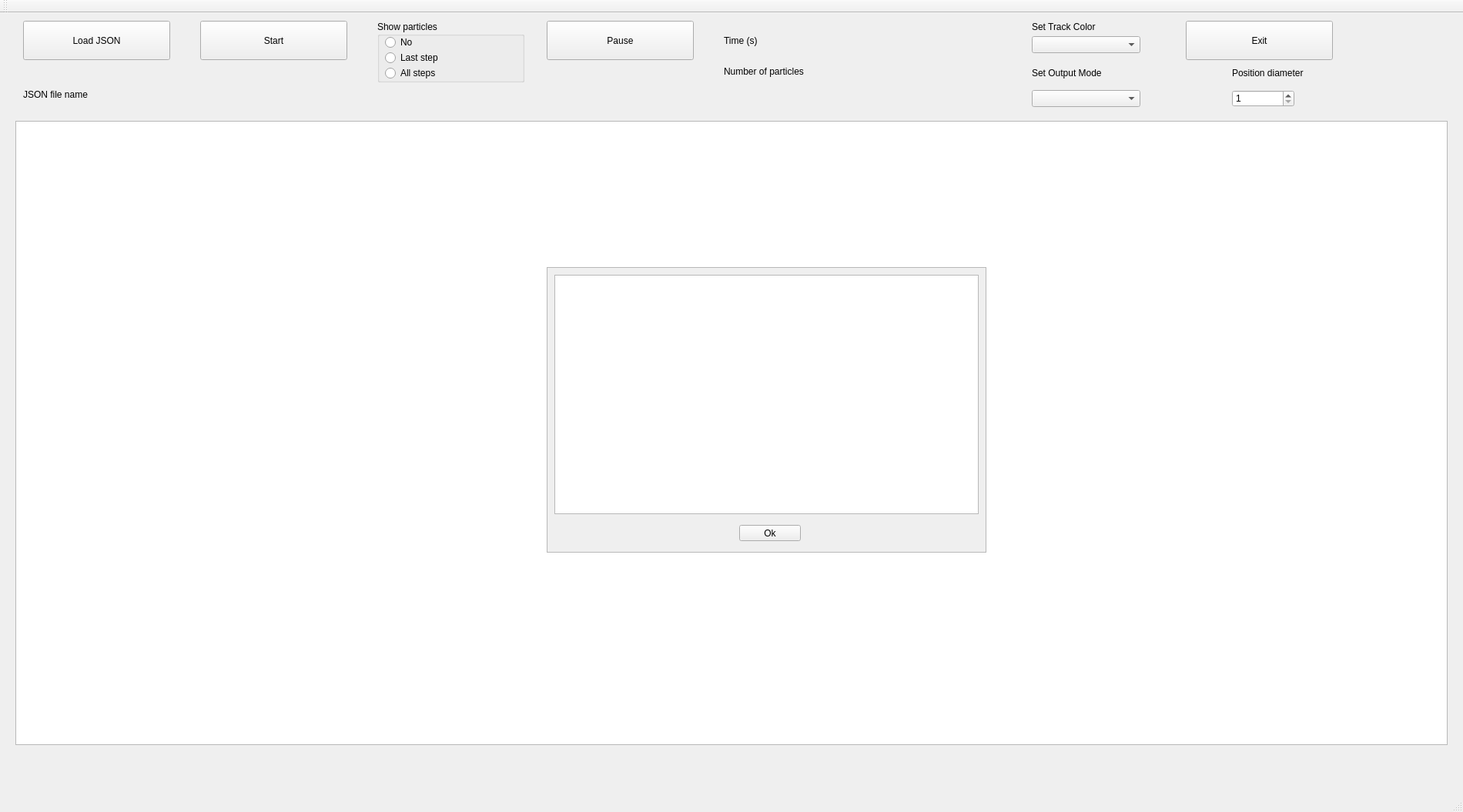
<?xml version="1.0" encoding="UTF-8"?>
<ui version="4.0">
 <class>MainWindow</class>
 <widget class="QMainWindow" name="MainWindow">
  <property name="geometry">
   <rect>
    <x>0</x>
    <y>0</y>
    <width>1900</width>
    <height>1055</height>
   </rect>
  </property>
  <property name="windowTitle">
   <string>QT Visualizator</string>
  </property>
  <widget class="QWidget" name="centralWidget">
   <widget class="QGraphicsView" name="trackView">
    <property name="geometry">
     <rect>
      <x>20</x>
      <y>140</y>
      <width>1860</width>
      <height>811</height>
     </rect>
    </property>
    <property name="interactive">
     <bool>false</bool>
    </property>
   </widget>
   <widget class="QPushButton" name="loadJSON_button">
    <property name="geometry">
     <rect>
      <x>30</x>
      <y>10</y>
      <width>191</width>
      <height>51</height>
     </rect>
    </property>
    <property name="text">
     <string>Load JSON</string>
    </property>
   </widget>
   <widget class="QPushButton" name="start_button">
    <property name="geometry">
     <rect>
      <x>260</x>
      <y>10</y>
      <width>191</width>
      <height>51</height>
     </rect>
    </property>
    <property name="text">
     <string>Start</string>
    </property>
   </widget>
   <widget class="QLabel" name="labelFloorName">
    <property name="geometry">
     <rect>
      <x>30</x>
      <y>90</y>
      <width>1131</width>
      <height>31</height>
     </rect>
    </property>
    <property name="text">
     <string>JSON file name</string>
    </property>
   </widget>
   <widget class="QGroupBox" name="groupBox">
    <property name="geometry">
     <rect>
      <x>490</x>
      <y>10</y>
      <width>191</width>
      <height>80</height>
     </rect>
    </property>
    <property name="title">
     <string>Show particles</string>
    </property>
    <widget class="QRadioButton" name="no_radioButton">
     <property name="geometry">
      <rect>
       <x>10</x>
       <y>20</y>
       <width>171</width>
       <height>16</height>
      </rect>
     </property>
     <property name="text">
      <string>No</string>
     </property>
    </widget>
    <widget class="QRadioButton" name="laststep_radioButton">
     <property name="geometry">
      <rect>
       <x>10</x>
       <y>40</y>
       <width>161</width>
       <height>16</height>
      </rect>
     </property>
     <property name="text">
      <string>Last step</string>
     </property>
    </widget>
    <widget class="QRadioButton" name="allsteps_radioButton">
     <property name="geometry">
      <rect>
       <x>10</x>
       <y>60</y>
       <width>161</width>
       <height>16</height>
      </rect>
     </property>
     <property name="text">
      <string>All steps</string>
     </property>
    </widget>
   </widget>
   <widget class="QPushButton" name="pause_button">
    <property name="geometry">
     <rect>
      <x>710</x>
      <y>10</y>
      <width>191</width>
      <height>51</height>
     </rect>
    </property>
    <property name="text">
     <string>Pause</string>
    </property>
   </widget>
   <widget class="QPushButton" name="exit_button">
    <property name="geometry">
     <rect>
      <x>1540</x>
      <y>10</y>
      <width>191</width>
      <height>51</height>
     </rect>
    </property>
    <property name="text">
     <string>Exit</string>
    </property>
   </widget>
   <widget class="QLabel" name="timeName">
    <property name="geometry">
     <rect>
      <x>940</x>
      <y>20</y>
      <width>71</width>
      <height>31</height>
     </rect>
    </property>
    <property name="text">
     <string>Time (s)</string>
    </property>
   </widget>
   <widget class="QLabel" name="timeValue">
    <property name="geometry">
     <rect>
      <x>1030</x>
      <y>20</y>
      <width>71</width>
      <height>31</height>
     </rect>
    </property>
    <property name="text">
     <string/>
    </property>
   </widget>
   <widget class="QComboBox" name="SetTrackColor_comboBox">
    <property name="geometry">
     <rect>
      <x>1340</x>
      <y>30</y>
      <width>141</width>
      <height>22</height>
     </rect>
    </property>
   </widget>
   <widget class="QComboBox" name="SetTrackMode_comboBox">
    <property name="geometry">
     <rect>
      <x>1340</x>
      <y>100</y>
      <width>141</width>
      <height>22</height>
     </rect>
    </property>
    <property name="currentText">
     <string/>
    </property>
    <property name="currentIndex">
     <number>-1</number>
    </property>
    <property name="frame">
     <bool>true</bool>
    </property>
   </widget>
   <widget class="QLabel" name="labelSetTrackColor">
    <property name="geometry">
     <rect>
      <x>1340</x>
      <y>10</y>
      <width>131</width>
      <height>16</height>
     </rect>
    </property>
    <property name="text">
     <string>Set Track Color</string>
    </property>
   </widget>
   <widget class="QLabel" name="SetTrackMode_Label">
    <property name="geometry">
     <rect>
      <x>1340</x>
      <y>70</y>
      <width>141</width>
      <height>16</height>
     </rect>
    </property>
    <property name="text">
     <string>Set Output Mode</string>
    </property>
   </widget>
   <widget class="QLabel" name="ParticleNumber_Label">
    <property name="geometry">
     <rect>
      <x>940</x>
      <y>60</y>
      <width>141</width>
      <height>31</height>
     </rect>
    </property>
    <property name="text">
     <string>Number of particles</string>
    </property>
   </widget>
   <widget class="QLabel" name="particlesValue_Label">
    <property name="geometry">
     <rect>
      <x>1110</x>
      <y>60</y>
      <width>71</width>
      <height>31</height>
     </rect>
    </property>
    <property name="text">
     <string/>
    </property>
   </widget>
   <widget class="QFrame" name="message_frame">
    <property name="geometry">
     <rect>
      <x>710</x>
      <y>330</y>
      <width>571</width>
      <height>371</height>
     </rect>
    </property>
    <property name="autoFillBackground">
     <bool>true</bool>
    </property>
    <property name="frameShape">
     <enum>QFrame::StyledPanel</enum>
    </property>
    <property name="frameShadow">
     <enum>QFrame::Raised</enum>
    </property>
    <property name="lineWidth">
     <number>10</number>
    </property>
    <widget class="QPlainTextEdit" name="message_PlainTextEdit">
     <property name="geometry">
      <rect>
       <x>10</x>
       <y>10</y>
       <width>551</width>
       <height>311</height>
      </rect>
     </property>
     <property name="plainText">
      <string/>
     </property>
    </widget>
    <widget class="QPushButton" name="messages_finish_pushButton">
     <property name="geometry">
      <rect>
       <x>250</x>
       <y>335</y>
       <width>80</width>
       <height>21</height>
      </rect>
     </property>
     <property name="text">
      <string>Ok</string>
     </property>
    </widget>
   </widget>
   <widget class="QSpinBox" name="positionDiameter_spinBox">
    <property name="geometry">
     <rect>
      <x>1600</x>
      <y>100</y>
      <width>81</width>
      <height>22</height>
     </rect>
    </property>
    <property name="minimum">
     <number>1</number>
    </property>
   </widget>
   <widget class="QLabel" name="label">
    <property name="geometry">
     <rect>
      <x>1600</x>
      <y>70</y>
      <width>131</width>
      <height>16</height>
     </rect>
    </property>
    <property name="text">
     <string>Position diameter</string>
    </property>
   </widget>
  </widget>
  <widget class="QMenuBar" name="menuBar">
   <property name="geometry">
    <rect>
     <x>0</x>
     <y>0</y>
     <width>1900</width>
     <height>17</height>
    </rect>
   </property>
  </widget>
  <widget class="QToolBar" name="mainToolBar">
   <attribute name="toolBarArea">
    <enum>TopToolBarArea</enum>
   </attribute>
   <attribute name="toolBarBreak">
    <bool>false</bool>
   </attribute>
  </widget>
  <widget class="QStatusBar" name="statusBar"/>
 </widget>
 <layoutdefault spacing="6" margin="11"/>
 <resources/>
 <connections/>
</ui>
